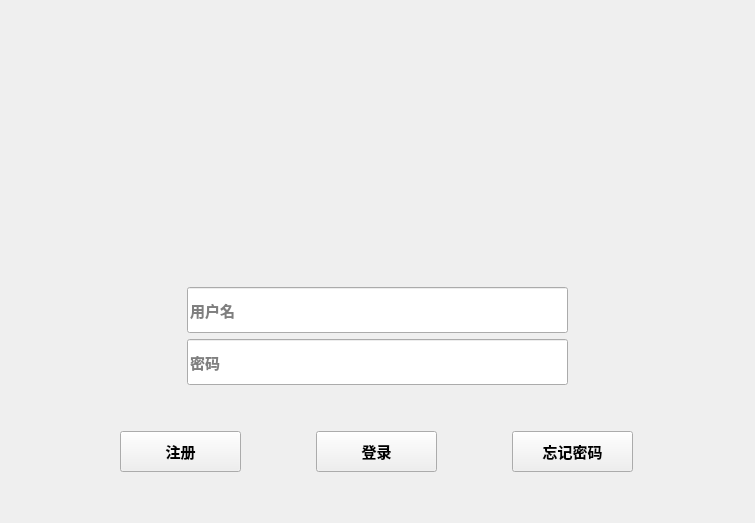
<?xml version="1.0" encoding="UTF-8"?>
<ui version="4.0">
 <class>CenterWidget</class>
 <widget class="QWidget" name="CenterWidget">
  <property name="geometry">
   <rect>
    <x>0</x>
    <y>0</y>
    <width>755</width>
    <height>523</height>
   </rect>
  </property>
  <property name="windowTitle">
   <string>Form</string>
  </property>
  <layout class="QGridLayout" name="gridLayout">
   <item row="0" column="0">
    <layout class="QVBoxLayout" name="verticalLayout_2" stretch="100,0,0,0,0">
     <item>
      <widget class="QLabel" name="label">
       <property name="font">
        <font>
         <pointsize>22</pointsize>
         <weight>75</weight>
         <bold>true</bold>
        </font>
       </property>
       <property name="text">
        <string/>
       </property>
      </widget>
     </item>
     <item>
      <layout class="QHBoxLayout" name="horizontalLayout_2">
       <item>
        <spacer name="horizontalSpacer_3">
         <property name="orientation">
          <enum>Qt::Vertical</enum>
         </property>
         <property name="sizeHint" stdset="0">
          <size>
           <width>40</width>
           <height>20</height>
          </size>
         </property>
        </spacer>
       </item>
       <item>
        <layout class="QVBoxLayout" name="verticalLayout">
         <item>
          <widget class="QLineEdit" name="lineUserName">
           <property name="minimumSize">
            <size>
             <width>381</width>
             <height>46</height>
            </size>
           </property>
           <property name="maximumSize">
            <size>
             <width>381</width>
             <height>46</height>
            </size>
           </property>
           <property name="font">
            <font>
             <pointsize>11</pointsize>
             <weight>75</weight>
             <bold>true</bold>
            </font>
           </property>
           <property name="placeholderText">
            <string>用户名</string>
           </property>
          </widget>
         </item>
         <item>
          <widget class="QLineEdit" name="linePasswd">
           <property name="minimumSize">
            <size>
             <width>381</width>
             <height>46</height>
            </size>
           </property>
           <property name="maximumSize">
            <size>
             <width>381</width>
             <height>46</height>
            </size>
           </property>
           <property name="font">
            <font>
             <pointsize>11</pointsize>
             <weight>75</weight>
             <bold>true</bold>
            </font>
           </property>
           <property name="echoMode">
            <enum>QLineEdit::Password</enum>
           </property>
           <property name="placeholderText">
            <string>密码</string>
           </property>
           <property name="cursorMoveStyle">
            <enum>Qt::LogicalMoveStyle</enum>
           </property>
          </widget>
         </item>
        </layout>
       </item>
       <item>
        <spacer name="horizontalSpacer_4">
         <property name="orientation">
          <enum>Qt::Vertical</enum>
         </property>
         <property name="sizeHint" stdset="0">
          <size>
           <width>40</width>
           <height>20</height>
          </size>
         </property>
        </spacer>
       </item>
      </layout>
     </item>
     <item>
      <spacer name="verticalSpacer">
       <property name="orientation">
        <enum>Qt::Vertical</enum>
       </property>
       <property name="sizeHint" stdset="0">
        <size>
         <width>20</width>
         <height>40</height>
        </size>
       </property>
      </spacer>
     </item>
     <item>
      <layout class="QHBoxLayout" name="horizontalLayout">
       <item>
        <spacer name="horizontalSpacer">
         <property name="orientation">
          <enum>Qt::Vertical</enum>
         </property>
         <property name="sizeHint" stdset="0">
          <size>
           <width>40</width>
           <height>20</height>
          </size>
         </property>
        </spacer>
       </item>
       <item>
        <widget class="QPushButton" name="btnRegister">
         <property name="minimumSize">
          <size>
           <width>121</width>
           <height>41</height>
          </size>
         </property>
         <property name="maximumSize">
          <size>
           <width>121</width>
           <height>41</height>
          </size>
         </property>
         <property name="font">
          <font>
           <pointsize>11</pointsize>
           <weight>75</weight>
           <bold>true</bold>
          </font>
         </property>
         <property name="text">
          <string>注册</string>
         </property>
        </widget>
       </item>
       <item>
        <widget class="QPushButton" name="btnLogin">
         <property name="minimumSize">
          <size>
           <width>121</width>
           <height>41</height>
          </size>
         </property>
         <property name="maximumSize">
          <size>
           <width>121</width>
           <height>41</height>
          </size>
         </property>
         <property name="font">
          <font>
           <pointsize>11</pointsize>
           <weight>75</weight>
           <bold>true</bold>
          </font>
         </property>
         <property name="text">
          <string>登录</string>
         </property>
        </widget>
       </item>
       <item>
        <widget class="QPushButton" name="btnRmPassword">
         <property name="minimumSize">
          <size>
           <width>121</width>
           <height>41</height>
          </size>
         </property>
         <property name="maximumSize">
          <size>
           <width>121</width>
           <height>41</height>
          </size>
         </property>
         <property name="font">
          <font>
           <pointsize>11</pointsize>
           <weight>75</weight>
           <bold>true</bold>
          </font>
         </property>
         <property name="text">
          <string>忘记密码</string>
         </property>
        </widget>
       </item>
       <item>
        <spacer name="horizontalSpacer_2">
         <property name="orientation">
          <enum>Qt::Vertical</enum>
         </property>
         <property name="sizeHint" stdset="0">
          <size>
           <width>40</width>
           <height>20</height>
          </size>
         </property>
        </spacer>
       </item>
      </layout>
     </item>
     <item>
      <spacer name="verticalSpacer_2">
       <property name="orientation">
        <enum>Qt::Vertical</enum>
       </property>
       <property name="sizeHint" stdset="0">
        <size>
         <width>20</width>
         <height>40</height>
        </size>
       </property>
      </spacer>
     </item>
    </layout>
   </item>
  </layout>
 </widget>
 <resources/>
 <connections/>
</ui>
